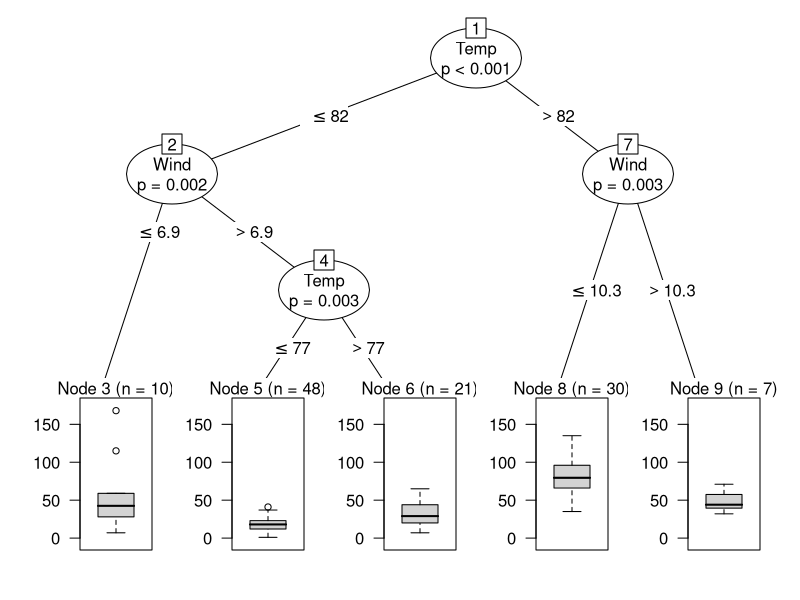
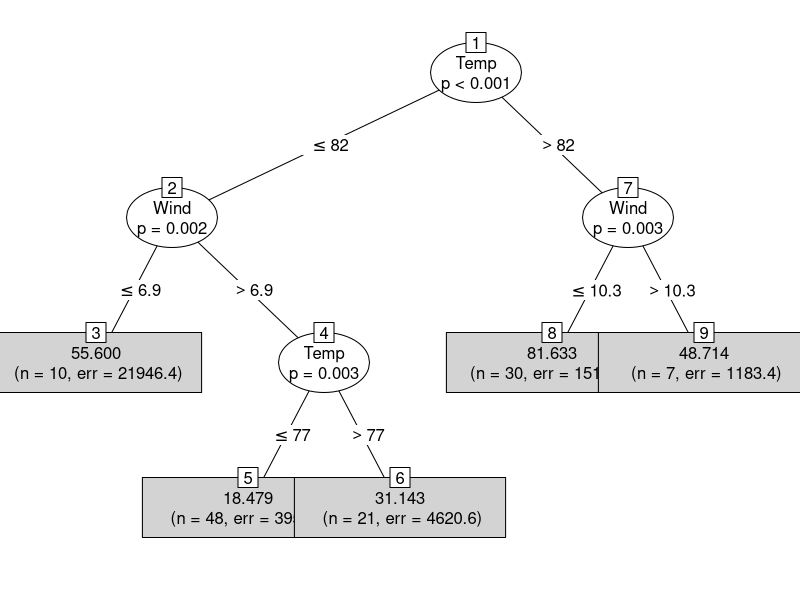

Generate these figures, in order, with R:
## ---- chunk 1
knitr::opts_chunk$set(echo = TRUE)
## ---- chunk 2
airq <- subset(airquality, !is.na(Ozone))
summary(airq$Temp)
## ---- chunk 3
library(party)
## ---- chunk 4
air.ct <- ctree(Ozone ~ ., data = airq, controls = ctree_control(maxsurrogate = 3))
## ---- chunk 5
plot(air.ct)
## ---- chunk 6
library(partykit)
## ---- chunk 7
airq <- subset(airquality, !is.na(Ozone))
airct <- ctree(Ozone ~ ., data = airq)
plot(airct, type = "simple")
